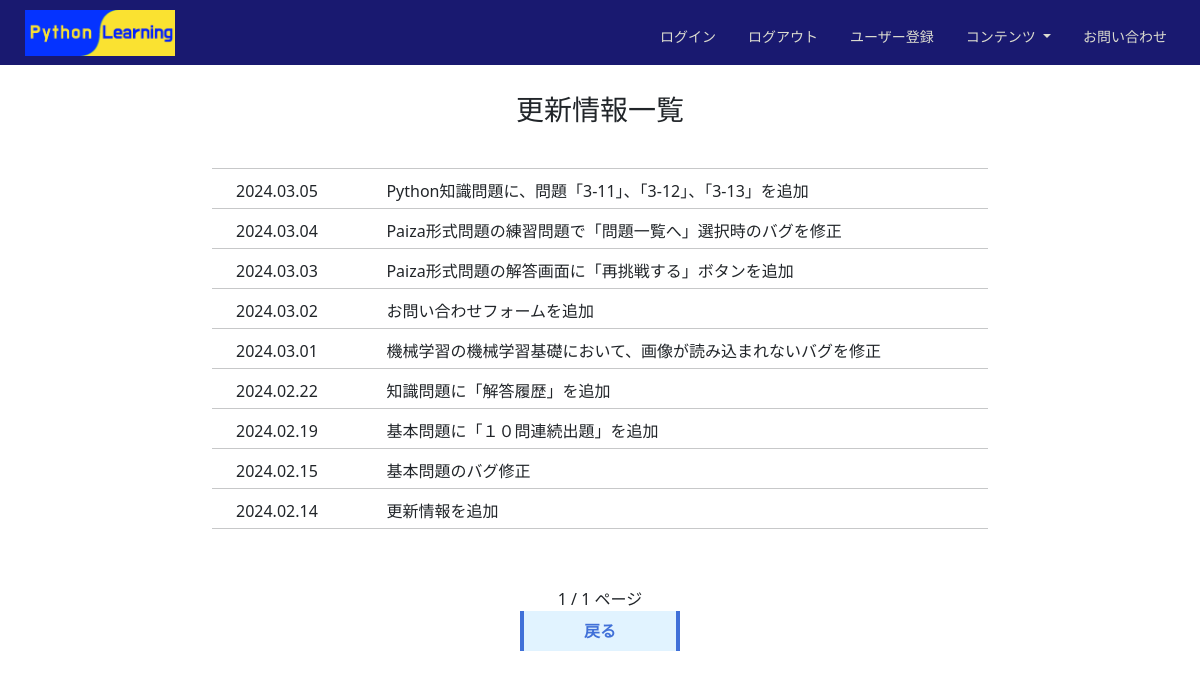
The app's page /news_list with its own data.
### python_learning_app/models/index.py (models this page shows, shortened)
class News(models.Model):
    date = models.DateField(verbose_name="更新日")
    comment = models.CharField(max_length=80, verbose_name="更新内容")
    detail = models.TextField(blank=True, verbose_name="詳細")

### python_learning_app/views/index.py (the view)
# urls.py: path('news_list', index.news_list, name='news_list'),
def news_list(request):
    news = News.objects.all().order_by('date').reverse()
    paginator = Paginator(news, 10)
    number = int(request.GET.get('p', 1))
    page_obj = paginator.page(number)
    last = paginator.num_pages
    if last <= 5:
        page_range = [x for x in paginator.page_range]
    elif number <= 3:
        page_range = [1, 2, 3, 4, '…']
    elif last - number <= 2:
        page_range = ['…', last - 3, last - 2, last - 1, last]
    else:
        page_range = ['…', number - 1, number, number + 1, '…']
    params = {'page_obj' : page_obj, "page_range": page_range}
    return render(request, 'python_learning/news_list.html', params)

### templates/python_learning/news_list.html (shortened to what this page needs)
{% extends 'python_learning/base.html' %}
{% load static %}
{% block content %}
<div class="container-fluid">
    <div style="height: 20px;"></div>
    <h3 class="p-2 text-center">更新情報一覧</h3>
    <div style="height: 20px;"></div>
    <div class="row">
        <div class="col-2"></div>
        <div class="col-8">
            <hr class="slight_line">
            {% for news in page_obj %}
            <div class="ps-4" style="display: flex;">
                <div style="width: 20%;">
                  {{ news.date|date:"Y.m.d" }}
                </div>
                <div style="width: 80%;">
                  {{ news.comment }}
                </div>
              </div>
              <hr class="slight_line">
            {% endfor %}
        </div>
        <div class="col-2"></div>
    </div>
    <div class="row mt-4">
        <div class="col"></div>
        <div class="col">
            <div class="mt-4 text-center">
                {{ page_obj.number }} / {{ page_obj.paginator.num_pages }} ページ
           </div>
        </div>
        <div class="col"></div>
    </div>
    <div class="text-center">
        <a href="{% url 'python_learning:index' %}" class="button_to_top">戻る</a>
    </div>
    <div style="height: 40px;"></div>
</div>
{% endblock content %}

### static/css/own.css (style rules this page uses)
.body_color { background-color: white; }
.button_to_top { position: relative; display: inline-block; width: 160px; font-weight: bold; padding: 0.5em 1em; text-decoration: none; border-left: solid 4px #4070d8; border-right: solid 4px #4070d8; color: #4070d8; background: #e1f3ff; transition: .4s; }
.slight_line { margin-top: 5px; margin-bottom: 10px; }

### records on screen
News: date "2024.03.05", comment "Python知識問題に、問題「3-11」、「3-12」、「3-13」を追加"
News: date "2024.03.04", comment "Paiza形式問題の練習問題で「問題一覧へ」選択時のバグを修正"
News: date "2024.03.03", comment "Paiza形式問題の解答画面に「再挑戦する」ボタンを追加"
News: date "2024.03.02", comment "お問い合わせフォームを追加"
News: date "2024.03.01", comment "機械学習の機械学習基礎において、画像が読み込まれないバグを修正"
News: date "2024.02.22", comment "知識問題に「解答履歴」を追加"
News: date "2024.02.19", comment "基本問題に「１０問連続出題」を追加"
News: date "2024.02.15", comment "基本問題のバグ修正"
News: date "2024.02.14", comment "更新情報を追加"

### other values on screen
{{ page_obj.number }} "1"
{{ page_obj.paginator.num_pages }} "1"
